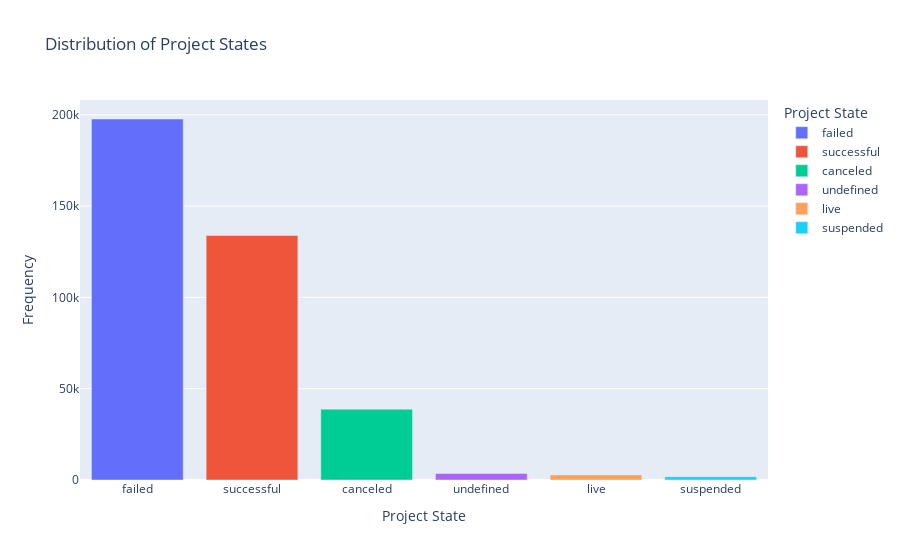

This figure's notebook cell:
### Code cell
# Visualize the distribution of project states
project_state_distribution = kickstarter_data['state'].value_counts().reset_index()
project_state_distribution.columns = ['Project State', 'Frequency']

# Create the interactive bar chart
fig = px.bar(
    project_state_distribution,
    x='Project State',
    y='Frequency',
    title='Distribution of Project States',
    labels={'Project State': 'Project State', 'Frequency': 'Frequency'},
    color='Project State'
)

# Show the plot
fig.show()

### Figure 1 — Plotly figure (JSON) as saved in the notebook; plotly's stock layout.template omitted (floating-point values rounded to 4 significant figures)
{"data": [{"alignmentgroup": "True", "hovertemplate": "Project State=%{x}<br>Frequency=%{y}<extra></extra>", "legendgroup": "failed", "marker": {"color": "#636efa", "pattern": {"shape": ""}}, "name": "failed", "offsetgroup": "failed", "orientation": "v", "showlegend": true, "textposition": "auto", "type": "bar", "x": ["failed"], "xaxis": "x", "y": [197719], "yaxis": "y"}, {"alignmentgroup": "True", "hovertemplate": "Project State=%{x}<br>Frequency=%{y}<extra></extra>", "legendgroup": "successful", "marker": {"color": "#EF553B", "pattern": {"shape": ""}}, "name": "successful", "offsetgroup": "successful", "orientation": "v", "showlegend": true, "textposition": "auto", "type": "bar", "x": ["successful"], "xaxis": "x", "y": [133956], "yaxis": "y"}, {"alignmentgroup": "True", "hovertemplate": "Project State=%{x}<br>Frequency=%{y}<extra></extra>", "legendgroup": "canceled", "marker": {"color": "#00cc96", "pattern": {"shape": ""}}, "name": "canceled", "offsetgroup": "canceled", "orientation": "v", "showlegend": true, "textposition": "auto", "type": "bar", "x": ["canceled"], "xaxis": "x", "y": [38779], "yaxis": "y"}, {"alignmentgroup": "True", "hovertemplate": "Project State=%{x}<br>Frequency=%{y}<extra></extra>", "legendgroup": "undefined", "marker": {"color": "#ab63fa", "pattern": {"shape": ""}}, "name": "undefined", "offsetgroup": "undefined", "orientation": "v", "showlegend": true, "textposition": "auto", "type": "bar", "x": ["undefined"], "xaxis": "x", "y": [3562], "yaxis": "y"}, {"alignmentgroup": "True", "hovertemplate": "Project State=%{x}<br>Frequency=%{y}<extra></extra>", "legendgroup": "live", "marker": {"color": "#FFA15A", "pattern": {"shape": ""}}, "name": "live", "offsetgroup": "live", "orientation": "v", "showlegend": true, "textposition": "auto", "type": "bar", "x": ["live"], "xaxis": "x", "y": [2799], "yaxis": "y"}, {"alignmentgroup": "True", "hovertemplate": "Project State=%{x}<br>Frequency=%{y}<extra></extra>", "legendgroup": "suspended", "marker": {"color": "#19d3f3", "pattern": {"shape": ""}}, "name": "suspended", "offsetgroup": "suspended", "orientation": "v", "showlegend": true, "textposition": "auto", "type": "bar", "x": ["suspended"], "xaxis": "x", "y": [1846], "yaxis": "y"}], "layout": {"barmode": "relative", "legend": {"title": {"text": "Project State"}, "tracegroupgap": 0}, "title": {"text": "Distribution of Project States"}, "xaxis": {"anchor": "y", "categoryarray": ["failed", "successful", "canceled", "undefined", "live", "suspended"], "categoryorder": "array", "domain": [0, 1], "title": {"text": "Project State"}}, "yaxis": {"anchor": "x", "domain": [0, 1], "title": {"text": "Frequency"}}}}
